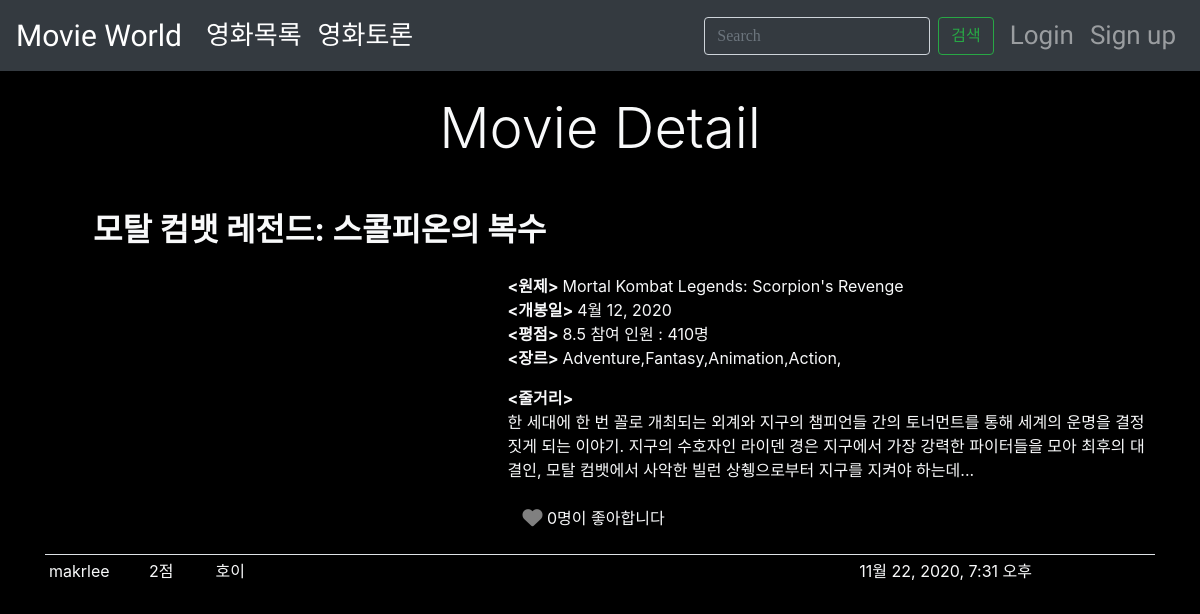
Screenshot of /movies/movie_detail/375/ with the database file from the repository.
### movies/models.py (models this page shows, shortened)
class Movie(models.Model):
    title = models.CharField(max_length=100)
    original_title = models.CharField(max_length=100,null=True)
    release_date = models.DateField(null=True)
    popularity = models.FloatField(null=True)
    vote_count = models.IntegerField(null=True)
    vote_average = models.FloatField(null=True)
    adult = models.BooleanField()
    overview = models.TextField(null=True)
    original_language = models.CharField(max_length=100,null=True)
    poster_path = models.CharField(max_length=500,blank=True,null=True)
    backdrop_path = models.CharField(max_length=100,blank=True,null=True)
    genres = models.ManyToManyField(Genre, related_name="movies")
    like = models.ManyToManyField(settings.AUTH_USER_MODEL, through='like_time', related_name='liker')

class Genre(models.Model):
    name = models.CharField(max_length=20)

class User_Vote(models.Model):
    cnt = models.IntegerField()
    content = models.CharField(max_length=100)
    created_at = models.DateTimeField(auto_now_add=True)
    updated_at = models.DateTimeField(auto_now=True)
    user = models.ForeignKey(settings.AUTH_USER_MODEL, on_delete=models.CASCADE)
    movie = models.ForeignKey(Movie, on_delete=models.CASCADE)

### accounts/models.py (models this page shows)
class User(AbstractUser):
    is_adult = models.BooleanField(default=False)
    genre = models.ManyToManyField(Genre, related_name="user")

### movies/views.py (the view, shortened to what this page needs)
# urls.py: path('movie_detail/<int:movie_pk>/', views.movie_detail, name='movie_detail'),
def movie_detail(request, movie_pk):
    movie = get_object_or_404(Movie, pk=movie_pk)
    form = User_VoteForm()
    User = get_user_model()
    evaluations = movie.user_vote_set.all()
    if movie.adult == 0:
        context = {
        'movie': movie,
        'form':form,
        'evaluations':evaluations,
        }
        return render(request, 'movies/movie_detail.html', context)

### movies/forms.py
class User_VoteForm(forms.ModelForm):
    content = forms.CharField(
        max_length=100,
        label='한줄평',
        widget=forms.TextInput(attrs={
            'placeholder': '한줄평을 작성해주세요',
            'size':70
        }))
    cnt = forms.IntegerField(
        required=True,
        label='평점',
        min_value=0,
        max_value=10,
        widget=forms.NumberInput()
        )
    class Meta:
        model = User_Vote
        fields = ['cnt','content']

### movies/templates/movies/movie_detail.html (shortened to what this page needs)
{% extends 'base.html' %}
{% block content %}
  <h2 class='text-center display-4 mt-4 mb-4'>Movie Detail</h2>
  <hr class='mb-0'>
  <div class="container">
    <div class='row'><h2 class='ml-5 mt-4 mb-4'><strong>{{ movie.title }}</strong></h2></div>
    <div class="row">
      <div class="col-sm-5">
      </div>
      <div class="col-sm-7">
        <div class="row"><strong><원제>&nbsp;</strong>{{ movie.original_title }}</div>
        <div class="row"><strong><개봉일>&nbsp;</strong>{{ movie.release_date }}</div>
        <div class="row"><strong><평점>&nbsp;</strong>{{ movie.vote_average }} 참여 인원 : {{ movie.vote_count }}명</div>
        <div class="row"><strong><장르>&nbsp;</strong>
          {% for genre in movie.genres.all %}
            <p> {{ genre.name }}, </p>
          {% endfor %}
        </div>
        <div class="row"><strong><줄거리></strong></div>
        <div class="row">{{ movie.overview }}</div>
        <br>
        {% if user in movie.like.all %}
          <i class="fas fa-heart fa-lg like-btn" style="color:crimson; cursor:pointer;" data-id="{{ movie.pk }}"></i>
        {% else %}
          <i class="fas fa-heart fa-lg like-btn" style="color:gray; cursor:pointer;" data-id="{{ movie.pk }}"></i>
        {% endif %}
        <span id="like-count-{{ movie.pk }}">{{ movie.like.all|length }}명이 좋아합니다</span>
      </div>
    </div>
  </div>
  {% if user.is_authenticated %}
  <div class='mt-4'>
    <form action="{% url 'movies:movie_evaluate' movie.pk %}" method="POST">
      {%csrf_token%}
      <p>
        평점 : {{ form.cnt }} {{ form.content }} <button class='ml-2 btn btn-primary btn-sm'><i class="fas fa-plus-circle"></i></button>
      </p>
    </form>
    {% else %}
    <br>
    {% endif %}
    <table class="table">
      {% for evaluation in evaluations %}
      <tbody>
        <tr class="text-light">
          <td style="width: 9%" class='p-1'>{{evaluation.user.username}}</td>
          <td style="width: 6%" class='p-1'>{{evaluation.cnt}}점</td>
          <td style="width: 58%" class='p-1'>{{evaluation.content}}</td>
          <td style="width: 19%" class='p-1'>{{evaluation.created_at}}</td>
          {% if evaluation.user == request.user %}
          <td style="width: 4%" class='p-1'><a href="{% url 'movies:update_evaluate' evaluation.pk %}" class="btn btn-warning btn-sm " alt="수정"><i class="far fa-edit"></i></a></td>
          <td style="width: 4%" class='p-1 text-right'>
            <form action="{% url 'movies:delete_evaluate' evaluation.pk %}" method='POST'>
              {% csrf_token %}
              <button class='btn btn-danger btn-sm mr-1'><i class="far fa-trash-alt"></i></button>
            </form>
          </td>
          {% else %}
          <td></td>
          <td></td>
          {% endif %}
        </tr>
      </tbody>
      {% endfor %}
    </table>
  </div>
{% endblock%}

### templates/base.html (shortened to what this page needs)
<!DOCTYPE html>
<html lang="en">
<head>
    <link rel="stylesheet" href="https://stackpath.bootstrapcdn.com/bootstrap/4.5.0/css/bootstrap.min.css">
</head>
<body style='background-color: black;' class='text-light'>
    <nav class="navbar navbar-expand-lg navbar-dark bg-dark">
      <a id="navworld" class="navbar-brand" href="{% url 'movies:index' %}">Movie World</a>
      <div class="collapse navbar-collapse" id="navbarNav">
        <ul class="navbar-nav">
          <li class="nav-item active">
            <a class="nav-link" href="{% url 'movies:index' %}">영화목록</a>
          </li>
          <li class="nav-item active">
            <a class="nav-link" href="{% url 'articles:index' %}">영화토론</a>
          </li>
        </ul>
        <ul class="navbar-nav ml-auto">
          <form action="{% url 'movies:movie_search' %}" class="form-inline my-2 my-lg-0">
            <input id="searchbar" class="form-control mr-sm-2 bg-dark text-light" type="search" placeholder="Search" aria-label="Search" name="movie_name" value="{{ movie_name }}">
            <button class="btn btn-outline-success my-2 my-sm-0 mr-2" type="submit">검색</button>
          </form>
          <li class="nav-item">
            {% if user.is_authenticated %}
            <li class="nav-item">
              <a class="nav-link disabled text-info">{{ user.username }}님 안녕하세요</a>
            </li>
            <li class="nav-item">
              <a class="nav-link" href="{% url 'accounts:logout' %}">Log Out</a>
            </li>
            {% else %}
            <li class="nav-item">
              <a class="nav-link" href="{% url 'accounts:login' %}">Login</a>
            </li>
            <li class="nav-item">
              <a class="nav-link" href="{% url 'accounts:signup' %}">Sign up</a>
            </li>
            {% endif %}
        </ul>
      </div>
    </nav>
    <div class='container'>
    {% block content %}
    {% endblock %}
</body>
</html>

### templates/base.html (style rules this page uses)
nav { font-family: 'East Sea Dokdo', cursive; font-size: 26px; }
#navworld { font-family: 'Metal Mania', cursive; font-size: 30px; }
#searchbar { font-family: 'Search'; }

### rows the page displays
Movie: title "모탈 컴뱃 레전드: 스콜피온의 복수", original_title "Mortal Kombat Legends: Scorpion's Revenge", release_date "4월 12, 2020", vote_average "8.5", vote_count "410", overview "한 세대에 한 번 꼴로 개최되는 외계와 지구의 챔피언들 간의 토너먼트를 통해 세계의 운명을 결정짓게 되는 이야기. 지구의 수호자인 라이덴 경은 지구에서 가장 강력한 파이터들을 모아 최후의 대결인, 모탈 컴뱃에서 사악한 빌런 상췡으로부터 지구를 지켜야 하는데...", like.all|length "0"
Genre: name "Adventure"
Genre: name "Fantasy"
Genre: name "Animation"
Genre: name "Action"
User_Vote: user.username "makrlee", cnt "2", content "호이", created_at "11월 22, 2020, 7:31 오후"
